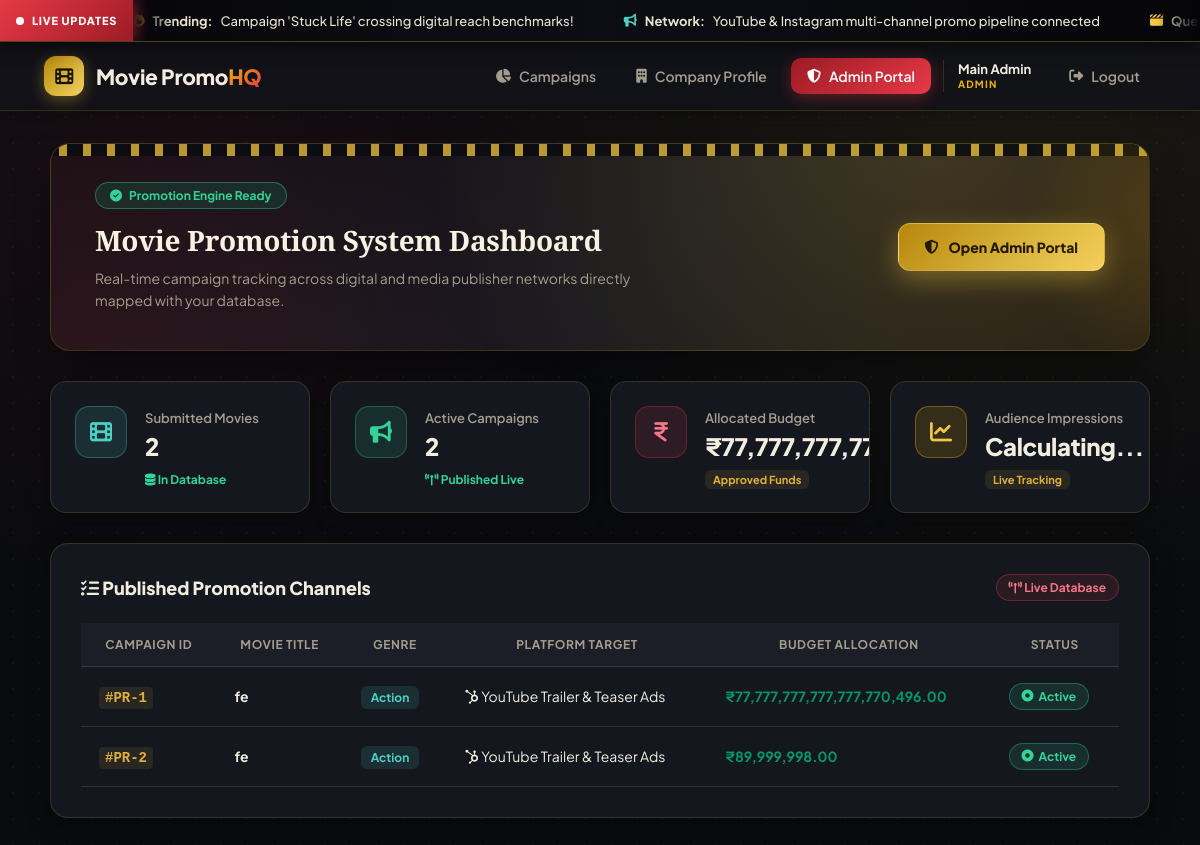
/ (signed in), run on the app's committed database.
### tables this page shows
CREATE TABLE promotions (
        promotion_id INTEGER PRIMARY KEY AUTOINCREMENT,
        movie_id INTEGER,
        admin_id INTEGER,
        platform TEXT NOT NULL,
        budget REAL NOT NULL,
        status TEXT DEFAULT 'Active',
        FOREIGN KEY (movie_id) REFERENCES movies(movie_id),
        FOREIGN KEY (admin_id) REFERENCES admins(admin_id)
    );

CREATE TABLE movies (
        movie_id INTEGER PRIMARY KEY AUTOINCREMENT,
        client_id INTEGER,
        title TEXT NOT NULL,
        genre TEXT NOT NULL,
        releaseDate TEXT,
        status TEXT DEFAULT 'Pending',
        FOREIGN KEY (client_id) REFERENCES clients(client_id)
    );

### app.py (the view)
@app.route('/')
@login_required()
def index():
    conn = get_db()
    promotions = conn.execute('''
        SELECT p.promotion_id, m.title, m.genre, p.platform, p.budget, p.status
        FROM promotions p
        JOIN movies m ON p.movie_id = m.movie_id
    ''').fetchall()
    total_campaigns = len(promotions)
    total_budget = conn.execute("SELECT COALESCE(SUM(budget), 0) FROM promotions").fetchone()[0]
    total_movies = conn.execute("SELECT COUNT(*) FROM movies").fetchone()[0]
    conn.close()
    return render_template(
        'index.html',
        promotions=promotions,
        total_campaigns=total_campaigns,
        total_budget=total_budget,
        total_movies=total_movies
    )

### app.py (called while the page is built)
def get_db():
    conn = sqlite3.connect(DB_NAME)
    conn.row_factory = sqlite3.Row
    return conn

def login_required(role=None):
    def decorator(f):
        @wraps(f)
        def wrapped(*args, **kwargs):
            if 'user_id' not in session:
                flash("Please sign in first to enter the studio.", "info")
                return redirect(url_for('login'))
            if role and session.get('role') != role:
                flash("Access denied: this area is not available for your account type.", "error")
                return redirect(url_for('index'))
            return f(*args, **kwargs)
        return wrapped
    return decorator

### templates/index.html
{% extends 'base.html' %}
{% block content %}
<div class="hero-banner">
    <div class="hero-content">
        <div class="status-pill"><i class="fa-solid fa-circle-check"></i> Promotion Engine Ready</div>
        <h2>Movie Promotion System Dashboard</h2>
        <p>Real-time campaign tracking across digital and media publisher networks directly mapped with your database.</p>
    </div>
   <div class="hero-action">
        {% if session.get('role') == 'client' %}
            <a href="{{ url_for('submit_movie') }}" class="btn-glow"><i class="fa-solid fa-plus"></i> Submit New Movie</a>
        {% else %}
            <a href="{{ url_for('admin_panel') }}" class="btn-glow"><i class="fa-solid fa-shield-halved"></i> Open Admin Portal</a>
        {% endif %}
    </div>
</div>
<div class="metrics-grid">
    <div class="metric-card">
        <div class="metric-icon icon-blue"><i class="fa-solid fa-film"></i></div>
        <div class="metric-data">
            <span class="metric-label">Submitted Movies</span>
            <h3>{{ total_movies }}</h3>
            <span class="trend-up"><i class="fa-solid fa-database"></i> In Database</span>
        </div>
    </div>
    <div class="metric-card">
        <div class="metric-icon icon-green"><i class="fa-solid fa-bullhorn"></i></div>
        <div class="metric-data">
            <span class="metric-label">Active Campaigns</span>
            <h3>{{ total_campaigns }}</h3>
            <span class="trend-up"><i class="fa-solid fa-tower-broadcast"></i> Published Live</span>
        </div>
    </div>
    <div class="metric-card">
        <div class="metric-icon icon-purple"><i class="fa-solid fa-indian-rupee-sign"></i></div>
        <div class="metric-data">
            <span class="metric-label">Allocated Budget</span>
            <h3>₹{{ "{:,.2f}".format(total_budget) }}</h3>
            <span class="badge-status">Approved Funds</span>
        </div>
    </div>
    <div class="metric-card">
        <div class="metric-icon icon-orange"><i class="fa-solid fa-chart-line"></i></div>
        <div class="metric-data">
            <span class="metric-label">Audience Impressions</span>
            <h3>{% if total_campaigns > 0 %}Calculating...{% else %}0{% endif %}</h3>
            <span class="badge-status">Live Tracking</span>
        </div>
    </div>
</div>
<div class="card-box">
    <div class="card-title">
        <span><i class="fa-solid fa-list-check"></i> Published Promotion Channels</span>
        <span class="live-tag"><i class="fa-solid fa-tower-broadcast"></i> Live Database</span>
    </div>
    {% if promotions %}
    <div class="table-responsive">
        <table class="custom-table">
            <thead>
                <tr>
                    <th>Campaign ID</th>
                    <th>Movie Title</th>
                    <th>Genre</th>
                    <th>Platform Target</th>
                    <th>Budget Allocation</th>
                    <th>Status</th>
                </tr>
            </thead>
            <tbody>
                {% for p in promotions %}
                <tr>
                    <td><span class="code-id">#PR-{{ p.promotion_id }}</span></td>
                    <td><strong>{{ p.title }}</strong></td>
                    <td><span class="genre-pill">{{ p.genre }}</span></td>
                    <td><i class="fa-brands fa-hubspot"></i> {{ p.platform }}</td>
                    <td><strong style="color:#059669;">₹{{ "{:,.2f}".format(p.budget) }}</strong></td>
                    <td><span class="badge badge-active"><i class="fa-solid fa-circle-dot"></i> {{ p.status }}</span></td>
                </tr>
                {% endfor %}
            </tbody>
        </table>
    </div>
    {% else %}
    <div class="empty-state">
        <i class="fa-solid fa-clapperboard"></i>
        <h3>No Live Campaigns Yet</h3>
        <p>Total campaigns are currently 0. Submit a movie and publish a campaign from the Admin Dashboard to start tracking.</p>
    </div>
    {% endif %}
</div>
{% endblock %}

### data on the page
promotions: promotion_id "1", title "fe", genre "Action", platform "YouTube Trailer & Teaser Ads", budget "77,777,777,777,777,770,496.00", status "Active"
promotions: promotion_id "2", title "fe", genre "Action", platform "YouTube Trailer & Teaser Ads", budget "89,999,998.00", status "Active"

### other printed values
{{ session.get('user_name') }} "Main Admin"
{{ role }} "ADMIN"
{{ total_movies }} "2"
{{ total_campaigns }} "2"
